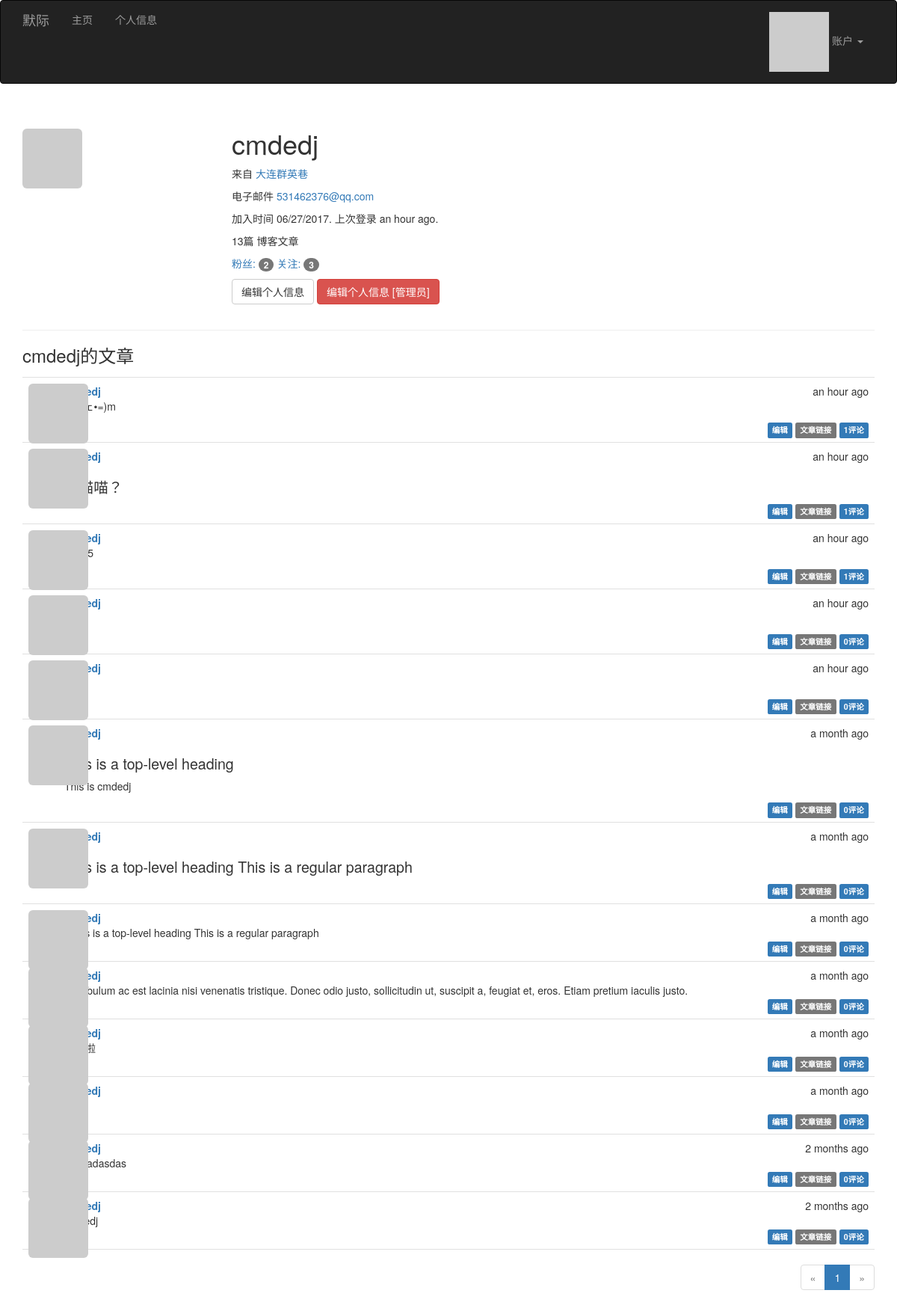
The page /user/cmdedj (signed in) on the database its author committed.
### app/models.py (models this page shows, shortened)
class User(UserMixin, db.Model):
	__tablename__ = 'users'
	id = db.Column(db.Integer, primary_key=True)
	email = db.Column(db.String(64), unique=True, index=True)
	username = db.Column(db.String(64), unique=True, index=True)
	password_hash = db.Column(db.String(128))
	role_id = db.Column(db.Integer, db.ForeignKey('roles.id'))
	confirmed = db.Column(db.Boolean, default=False)
	name = db.Column(db.String(64))
	location = db.Column(db.String(64))
	about_me = db.Column(db.Text())
	member_since = db.Column(db.DateTime(), default=datetime.utcnow)
	last_seen = db.Column(db.DateTime(), default=datetime.utcnow)
	avatar_hash = db.Column(db.String(32))
	posts = db.relationship('Post', backref='author', lazy='dynamic')
	comments = db.relationship('Comment', backref='author', lazy='dynamic')
	followed = db.relationship('Follow',
							   foreign_keys=[Follow.follower_id],
							   backref=db.backref('follower', lazy='joined'),
							   lazy='dynamic',
							   cascade='all, delete-orphan')
	followers = db.relationship('Follow',
								foreign_keys=[Follow.followed_id],
								backref=db.backref('followed', lazy='joined'),
								lazy='dynamic',
								cascade='all, delete-orphan')
	@property
	def password(self):
		raise AttributeError('password is not a readable attribute')
	def can(self, permissions):
		return self.role is not None and \
			(self.role.permissions & permissions) == permissions
	def is_administrator(self):
		return self.can(Permission.ADMINISTER)
	def ping(self):
		self.last_seen = datetime.utcnow()
		db.session.add(self)
	def gravatar(self, size=100, default='identicon', rating='g'):
		if request.is_secure:
			url = 'https://secure.gravatar.com/avatar'
		else:
			url = 'http://www.gravatar.com/avatar'
		hash = self.avatar_hash or hashlib.md5(self.email.encode('utf-8')).hexdigest()
		return '{url}/{hash}?s={size}&d={default}&r={rating}'.format(url=url, hash=hash, size=size, default=default, rating=rating)

class Post(db.Model):
	__tablename__ = 'posts'
	id = db.Column(db.Integer, primary_key=True)
	body = db.Column(db.Text)
	timestamp = db.Column(db.DateTime, index=True, default=datetime.utcnow)
	author_id = db.Column(db.Integer, db.ForeignKey('users.id'))
	body_html = db.Column(db.Text)
	comments = db.relationship('Comment', backref='post', lazy='dynamic')

### app/main/views.py (the view)
@main.route('/user/<username>')
def user(username):
    user = User.query.filter_by(username=username).first()
    if user is None:
        abort(404)
    page = request.args.get('page', 1, type=int)
    pagination = user.posts.order_by(Post.timestamp.desc()).paginate(page, per_page=current_app.config['FLASKY_POSTS_PER_PAGE'], error_out=False)
    posts = pagination.items
    return render_template('user.html', user=user, posts=posts, pagination=pagination)

### app/auth/views.py (called while the page is built)
@auth.before_app_request
def before_request():
	if current_user.is_authenticated \
			and not current_user.confirmed \
			and request.endpoint[:5] != 'auth.' \
			and request.endpoint != 'static':
		return redirect(url_for('auth.unconfirmed'))

@auth.before_app_request
def before_request():
	if current_user.is_authenticated:
		current_user.ping()
		if not current_user.confirmed and request.endpoint[:5] != 'auth.':
			return redirect(url_for('auth.unconfirmed'))

### app/main/__init__.py (called while the page is built)
@main.app_context_processor
def inject_permissions():
	return dict(Permission=Permission)

### app/models.py (called while the page is built)
@login_manager.user_loader
def load_user(user_id):
	return User.query.get(int(user_id))

### app/templates/user.html (shortened to what this page needs)
{% extends "base.html" %}
{% import "_macros.html" as macros %}
{% block page_content %}
<div class="page-header">
    <img class="img-rounded profile-thumbnail" src="{{ user.gravatar(size=256) }}">
    <div class="profile-header">
        <h1>{{ user.username }}</h1>
        {% if user.name or user.location %}
        <p>
            {% if user.location %}
                来自 <a href="http://ditu.amap.com/search?query={{ user.location }}">{{ user.location }}</a><br>
            {% endif %}
        </p>
        {% endif %}
        {% if current_user.is_administrator() %}
        <p>电子邮件 <a href="mailto:{{ user.email }}">{{ user.email }}</a></p>
        {% endif %}
        <p>加入时间 {{ moment(user.member_since).format('L') }}. 上次登录 {{ moment(user.last_seen).fromNow() }}.</p>
        <p>{{ user.posts.count() }}篇 博客文章</p>
        <p>
            <a href="{{ url_for('.followers', username=user.username) }}">粉丝: <span class="badge">{{ user.followers.count() - 1 }}</span></a>
            <a href="{{ url_for('.followed_by', username=user.username) }}">关注: <span class="badge">{{ user.followed.count() - 1 }}</span></a>
        </p>
        <p>
            {% if user == current_user %}
            <a class="btn btn-default" href="{{ url_for('.edit_profile') }}">编辑个人信息</a>
            {% endif %}
            {% if current_user.is_administrator() %}
            <a class="btn btn-danger" href="{{ url_for('.edit_profile_admin', id=user.id) }}">编辑个人信息 [管理员]</a>
            {% endif %}
        </p>
    </div>
</div>
<h3>{{ user.username }}的文章</h3>
{% include '_posts.html' %}
{% if pagination %}
<div class="pagination">
{{ macros.pagination_widget(pagination, '.index') }}
</div>
{% endif %}
{% endblock %}

### app/templates/_posts.html
<ul class="posts">
    {% for post in posts %}
    <li class="post">
        <div class="post-thumbnail">
            <a href="{{ url_for('.user', username=post.author.username) }}">
                <img class="img-rounded profile-thumbnail" src="{{ post.author.gravatar(size=40) }}">
            </a>
        </div>
        <div class="post-content">
            <div class="post-date">{{ moment(post.timestamp).fromNow() }}</div>
            <div class="post-author"><a href="{{ url_for('.user', username=post.author.username) }}">{{ post.author.username }}</a></div>
            <div class="post-body">
			{% if post.body_html %}
				{{ post.body_html | safe }}
			{% else %}
				{{ post.body }}
			{% endif %}
			</div>
			<div class="post-footer">
				{% if current_user == post.author %}
                <a href="{{ url_for('.edit', id=post.id) }}">
                    <span class="label label-primary">编辑</span>
                </a>
                {% elif current_user.is_administrator() %}
                <a href="{{ url_for('.edit', id=post.id) }}">
                    <span class="label label-danger">编辑 [管理员]</span>
                </a>
                {% endif %}
                <a href="{{ url_for('.post', id=post.id) }}">
                    <span class="label label-default">文章链接</span>
                </a>
				<a href="{{ url_for('.post', id=post.id) }}#comments"><span class="label label-primary">{{ post.comments.count() }}评论</span> 				</a>
            </div>
        </div>
    </li>
    {% endfor %}
</ul>

### app/static/styles.css (style rules this page uses)
.profile-thumbnail { position: absolute; }
.profile-header { min-height: 260px; margin-left: 280px; }
ul.posts { list-style-type: none; padding: 0px; margin: 16px 0px 0px 0px; border-top: 1px solid #e0e0e0; }
ul.posts li.post { padding: 8px; border-bottom: 1px solid #e0e0e0; }
div.post-date { float: right; }
div.post-author { font-weight: bold; }
div.post-thumbnail { position: absolute; }
div.post-content { margin-left: 48px; min-height: 48px; }
div.post-footer { text-align: right; }
div.pagination { width: 100%; text-align: right; padding: 0px; margin: 0px; }
.post-body h1 { font-size: 140%; }

### rows shown on the page
User: username "cmdedj", location "大连群英巷", email "531462376@qq.com", member_since "06/27/2017", last_seen "an hour ago"
Post: timestamp "an hour ago", body_html "o(=•ェ•=)m", comments.count "1"
Post: timestamp "an hour ago", body_html "喵喵喵？", comments.count "1"
Post: timestamp "an hour ago", comments.count "1"
Post: timestamp "an hour ago", comments.count "0"
Post: timestamp "an hour ago", comments.count "0"
Post: timestamp "a month ago", body_html "This is a top-level heading This is cmdedj", comments.count "0"
Post: timestamp "a month ago", body_html "This is a top-level heading This is a regular paragraph", comments.count "0"
Post: timestamp "a month ago", body "#This is a top-level heading This is a regular paragraph", comments.count "0"
Post: timestamp "a month ago", body "Vestibulum ac est lacinia nisi venenatis tristique. Donec odio justo, sollicitudin ut, suscipit a, feugiat et, eros. Etiam pretium iaculis justo.", comments.count "0"
Post: timestamp "a month ago", comments.count "0"
Post: timestamp "a month ago", comments.count "0"
Post: timestamp "2 months ago", body "fasdfadasdas", comments.count "0"
Post: timestamp "2 months ago", comments.count "0"

### other values the page prints
{{ user.posts.count() }} "13"
{{ user.followers.count() - 1 }} "2"
{{ user.followed.count() - 1 }} "3"
{{ p }} "1"
